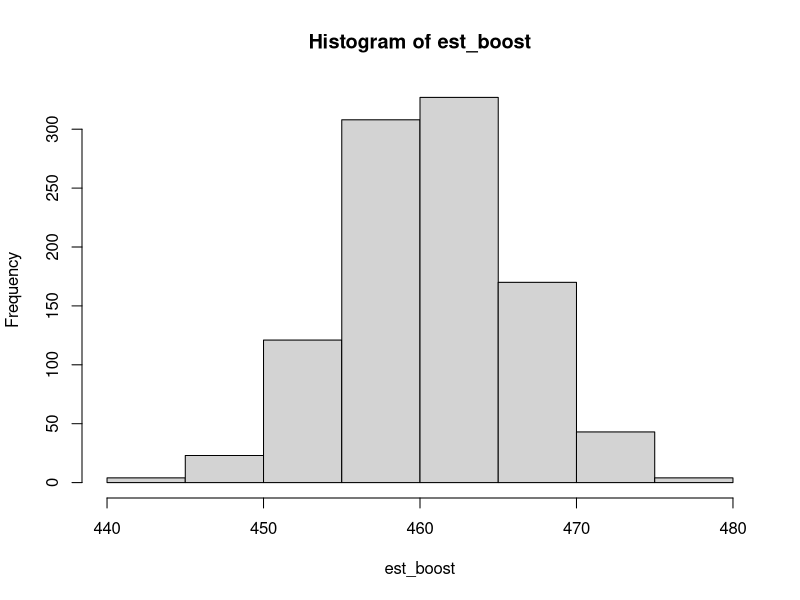
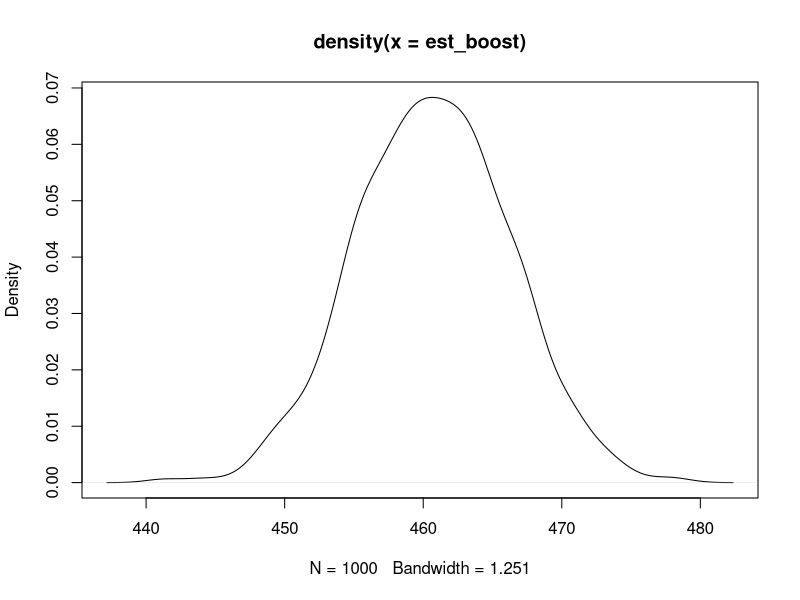
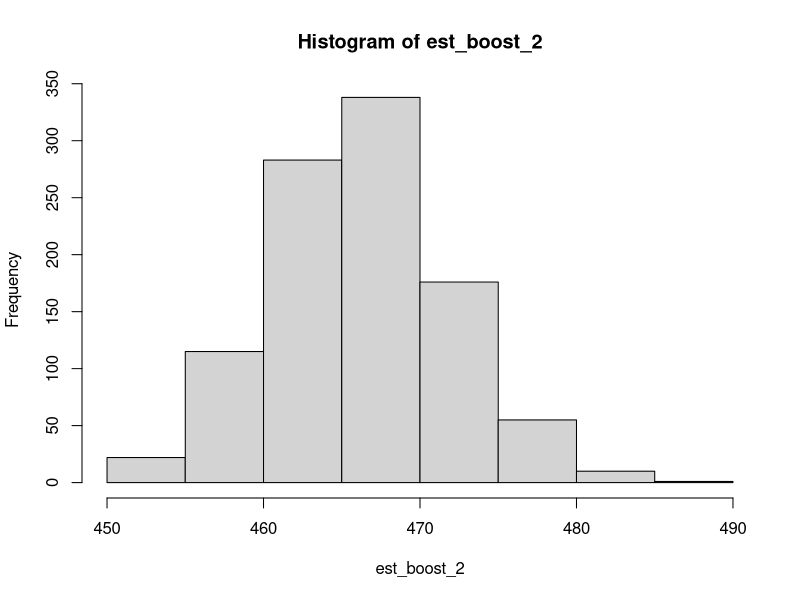
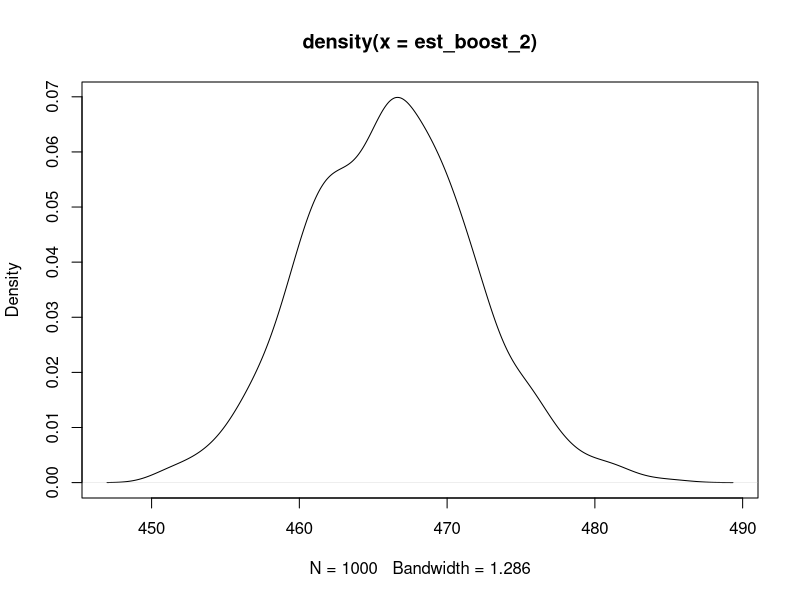
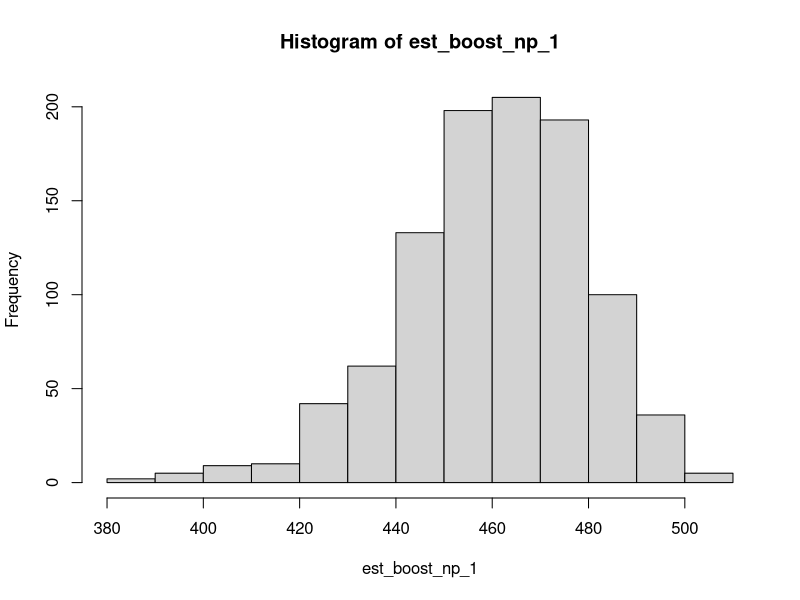
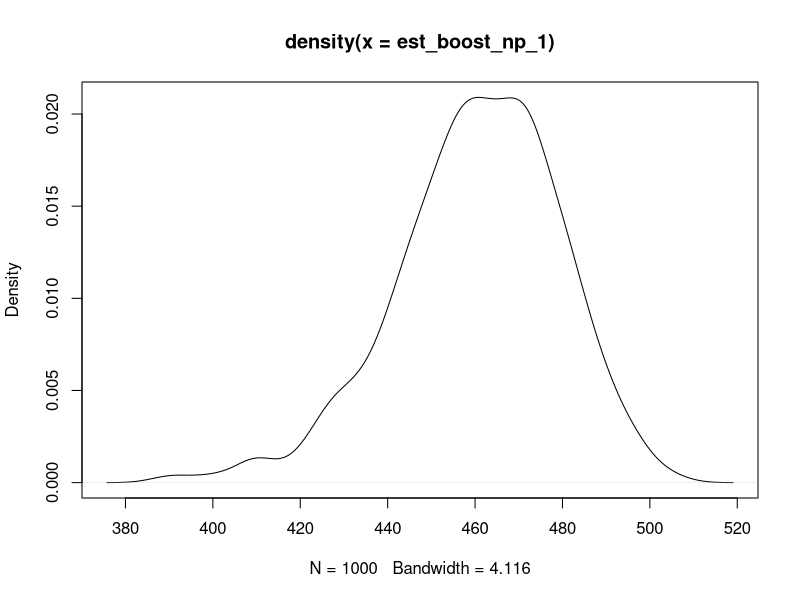
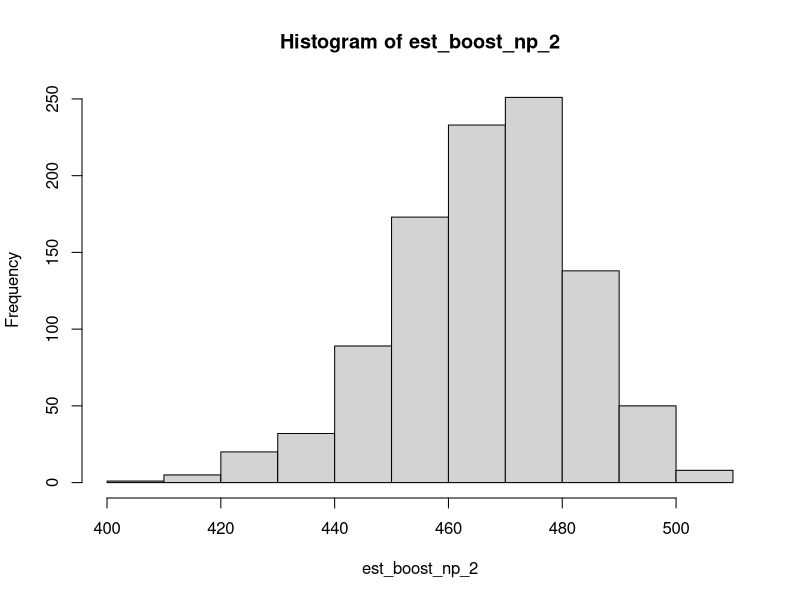
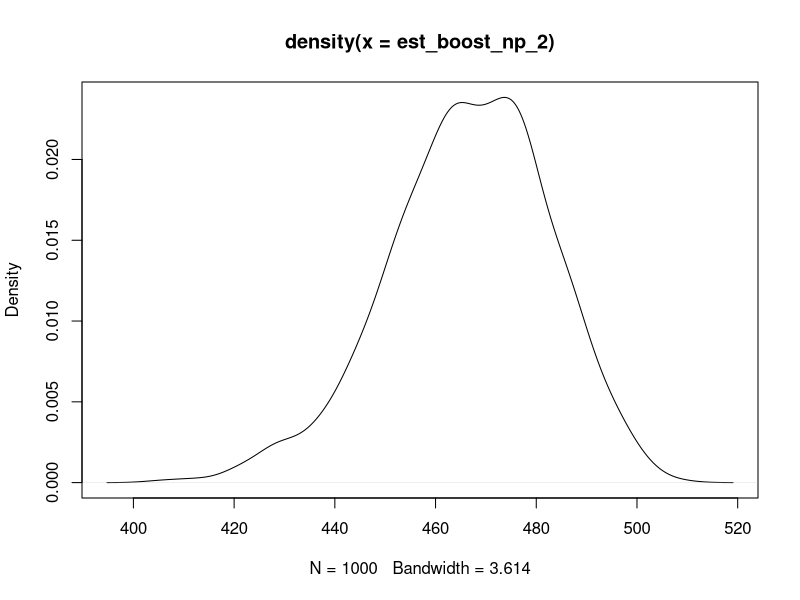

Here is the R script that generated these plots, in order:
muestra <- c(500, 488, 426, 510, 450, 368, 508, 514, 426, 476, 512, 526, 444, 524, 236)
n <- 15
lambda1_obs <- mean(muestra)
B <- 1000
est_boost <- rep(NA, B)
for (i in 1:B) {
  x_boost <- rpois(n, lambda1_obs)
  lambda_boost <- mean(x_boost)
  est_boost[i] <- lambda_boost
}

hist(est_boost)
# Vemos que se parece a una normal
plot(density(est_boost))

# Veo el desvio estandar muestral y lo elevo al cuadrado
desvio_boost_lambda1 <- sd(est_boost)
varianza_boost_lambda1 <- desvio_boost_lambda1 **2
# Veamos la media muestral
media_boost_lambda1 <- mean(est_boost)

# Para lambda 2
lambda2_obs <- (-1 + sqrt(1 + (4 * mean(muestra ** 2))))/2
est_boost_2 <- rep(NA, B)
for (i in 1:B) {
  x_boost <- rpois(n, lambda2_obs)
  lambda_boost <- (-1 + sqrt(1 + (4 * mean(x_boost ** 2))))/2
  est_boost_2[i] <- lambda_boost
}

hist(est_boost_2)
# Vemos que se parece a una normal
plot(density(est_boost_2))

# Veo el desvio estandar muestral y lo elevo al cuadrado
desvio_boost_lambda2 <- sd(est_boost_2)
varianza_boost_lambda2 <- desvio_boost_lambda2 **2
# Veamos la media muestral
media_boost_lambda2 <- mean(est_boost_2)

# -----------------------------------
# NO PARAMETRICO
# lambda1
est_boost_np_1 <- rep(NA, B)
for(i in 1:B){
  xboot <- sample(muestra, n, replace = TRUE)
  est_boost_np_1[i] <- mean(xboot)
}

hist(est_boost_np_1)
# Vemos que se parece a una normal
plot(density(est_boost_np_1))

# Veo el desvio estandar muestral y lo elevo al cuadrado
desvio_boost_np_lambda1 <- sd(est_boost_np_1)
varianza_boost_np_lambda1 <- desvio_boost_np_lambda1 **2
# LA VARIANZA DIO MUCHO MAS ALTA!!!

# Veamos la media muestral
media_boost_np_lambda1 <- mean(est_boost_np_1)

# lambda2
est_boost_np_2 <- rep(NA, B)
for(i in 1:B){
  xboot <- sample(muestra, n, replace = TRUE)
  est_boost_np_2[i] <- (-1 + sqrt(1 + (4 * mean(xboot ** 2))))/2
}

hist(est_boost_np_2)
# Vemos que se parece a una normal
plot(density(est_boost_np_2))

# Veo el desvio estandar muestral y lo elevo al cuadrado
desvio_boost_np_lambda2 <- sd(est_boost_np_2)
varianza_boost_np_lambda2 <- desvio_boost_np_lambda2 **2
# LA VARIANZA DIO MUCHO MAS ALTA!!!

# Veamos la media muestral
media_boost_np_lambda2 <- mean(est_boost_np_2)

# -------------
# -------------
# EJERCICIO 2
tita_dado_equilibrado <- 1/2
muestra <- scan(what= numeric(), text="2 2 4 6 1 3 1 3 2 4 4 4 4 4 6 3 3 4 1 2 1 6 3 2 3 4 1 1 5 4 1 4 6 4 1 2 1 5 4 3 3 1 3 1 6 5 1 3 2 3 6 2 4 2 6 6 5 2 4 4 1 4 3 1 2 1 6 1 1 3 1 6 6 1 2 6 1 1 4 5 4 1 5 2 2 1 6 6 1 2 1 3 1 3 3 4 3 3 3 5")
n <- 100
B <- 5000
contar_pares <- function(vectorcito){
  tamaño <- length(vectorcito)
  cantidad_pares <- 0
  for(i in 1:tamaño){
    if(vectorcito[i]%%2 == 0){
      cantidad_pares <- cantidad_pares + 1
    }
  }
  return(cantidad_pares)
}
tita_hat <- contar_pares(muestra)/n

titas_boot <- rep(NA, B)

for (i in 1:B){
  xboost <- sample(muestra, 100, replace=TRUE)
  tita_boost <- contar_pares(xboost) / 100
  titas_boot[i] <- tita_boost
}

hist(titas_boot)
# Vemos que se parece a una normal
plot(density(titas_boot))

# Veo el desvio estandar muestral y lo elevo al cuadrado
desvio_boost_titas <- sd(titas_boot)
varianza_boost_titas <- desvio_boost_titas **2
# LA VARIANZA DIO MUCHO MAS ALTA!!!

# Veamos la media muestral
media_boost_titas <- mean(titas_boot)

# Hacemos los dos intervalos:
# Asumiendo normalidad
zalfa2 <- qnorm(0.975)
IC_n <- c(tita_hat - zalfa2 * desvio_boost_titas, tita_hat + zalfa2 * desvio_boost_titas)
# No asumiendo nada, intervalo boostrap percentil
inf <- quantile(titas_boot, 0.025)
sup <- quantile(titas_boot, 0.975)
IC_b <- c(inf,sup)

# Es equilibrado